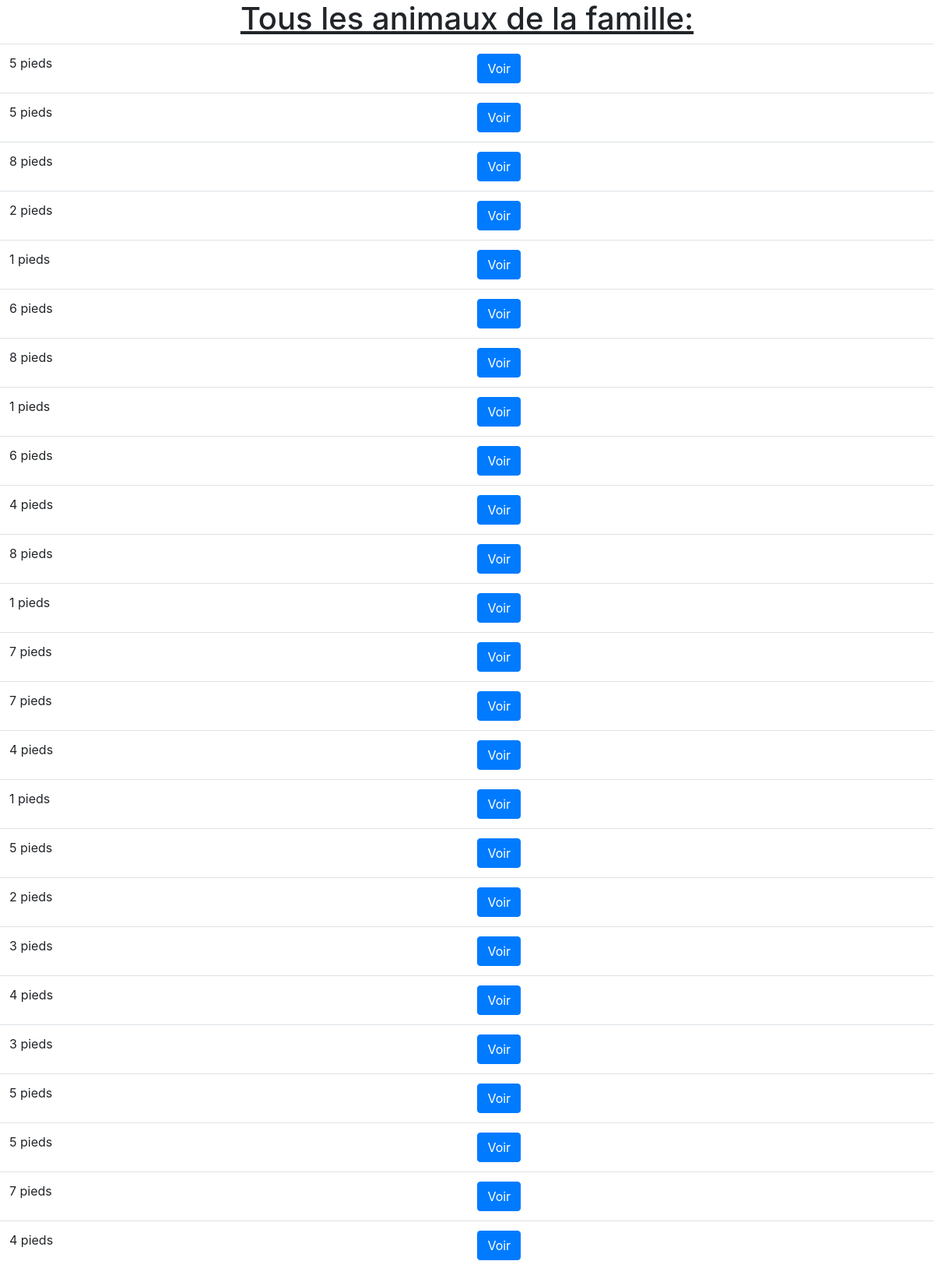
/animals/, run on the app's committed database.
### info/models.py (models this page shows)
class Animal(models.Model):
    id = models.AutoField(primary_key=True)
    legs = models.PositiveIntegerField()
    weight = models.PositiveIntegerField()
    height = models.PositiveIntegerField()
    speed = models.PositiveIntegerField()
    family = models.ForeignKey(Family, on_delete=models.CASCADE)

### info/views.py (the view)
# urls.py: path('animals/', views.animals_view, name='animals'),
def animals_view(request):
    animals = Animal.objects.all()
    context = {'animals': animals}
    return render(request, 'animals.html', context)

### info/templates/animals.html (shortened to what this page needs)
<!doctype html>
<html lang="en">
  <head>
    <link rel="stylesheet" href="https://stackpath.bootstrapcdn.com/bootstrap/4.5.2/css/bootstrap.min.css">
  </head>
  <body>
    <h1 style="text-align: center; text-decoration: underline;">Tous les animaux de la famille: </h1>
    <table class="table">
      {% for animal in animals %}
        <tr>
          <td>{{ animal.legs }} pieds</td>
          <td>
            <a href="{% url 'animal' animal.id %}" class="btn btn-primary">Voir</a>
          </td>
        </tr>
      {% endfor %}
    </table>
  </body>
</html>

### data on the page
Animal: legs "5"
Animal: legs "5"
Animal: legs "8"
Animal: legs "2"
Animal: legs "1"
Animal: legs "6"
Animal: legs "8"
Animal: legs "1"
Animal: legs "6"
Animal: legs "4"
Animal: legs "8"
Animal: legs "1"
Animal: legs "7"
Animal: legs "7"
Animal: legs "4"
Animal: legs "1"
Animal: legs "5"
Animal: legs "2"
Animal: legs "3"
Animal: legs "4"
Animal: legs "3"
Animal: legs "5"
Animal: legs "5"
Animal: legs "7"
Animal: legs "4"
